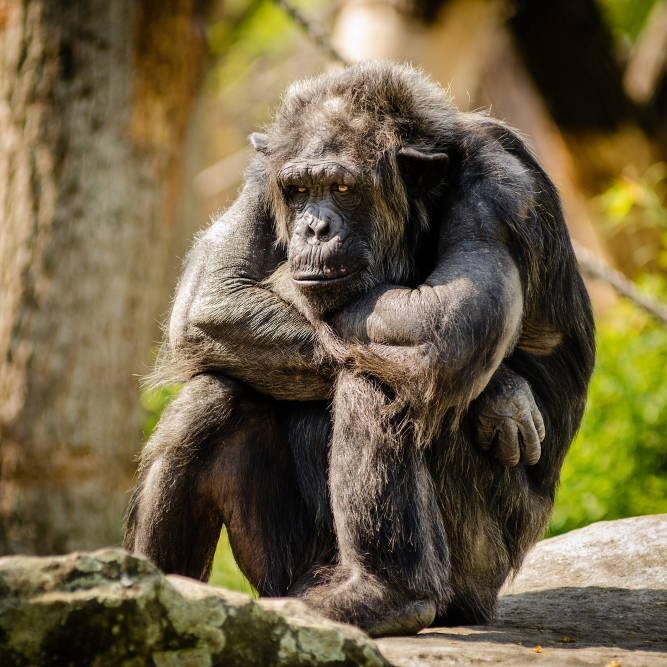
#> input picture basicFiles/pexels-pixabay-33787.jpg, 2000 x 2000 px, found by its file name (shown at 1/3 size)
$ python crop.py
#> lines starting #> are read from the running program, lines starting #| are printed output that depends on the picture
import cv2 as cv
import os

img_path = os.path.join(r'/home/golu/PycharmProjects/openCV/pexels-pixabay-33787.jpg')
img = cv.imread(img_path)
#> img is the input picture: shape (2000, 2000, 3); mean B, G, R 67.1, 97.5, 110.1

img = cv.resize(img, (500, 500))
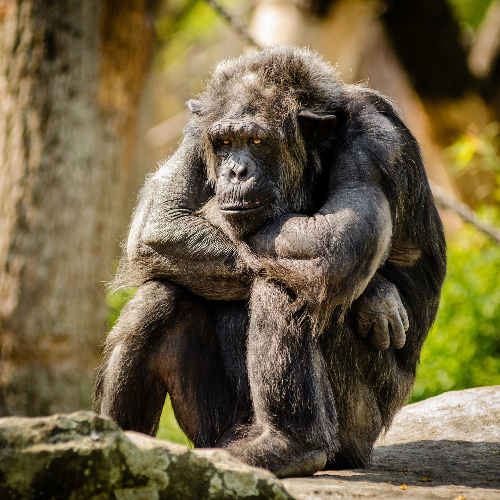
#> img: shape (500, 500, 3); mean B, G, R 67.2, 97.6, 110.2
cv.imshow("image", img)
print(img.shape)
#| (500, 500, 3)

cropped_img = img[200:400, 200:400]  # here we are specifyong the interval of the heights and the widths
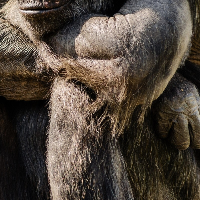
#> cropped_img: shape (200, 200, 3); mean B, G, R 61.3, 71, 81.5
cv.imshow("cropped_img", cropped_img)
print(img.shape)
#| (500, 500, 3)

cv.waitKey(0)
